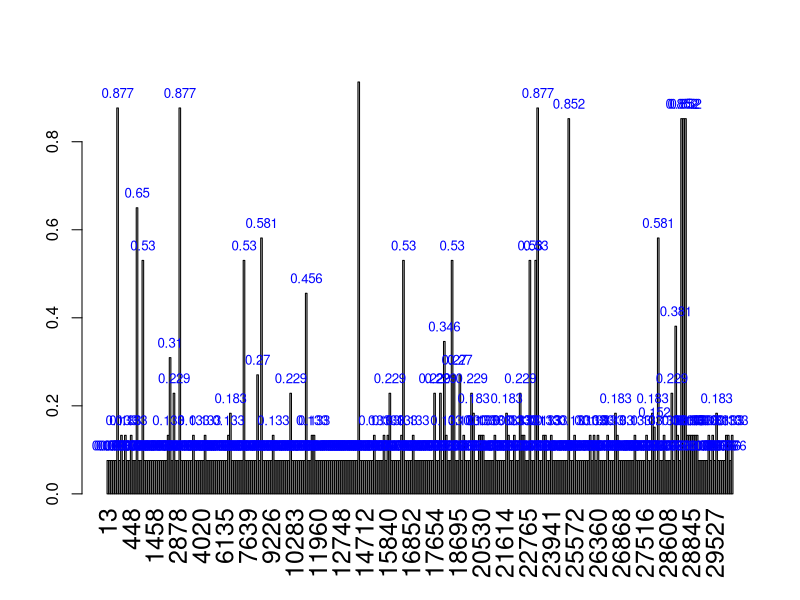
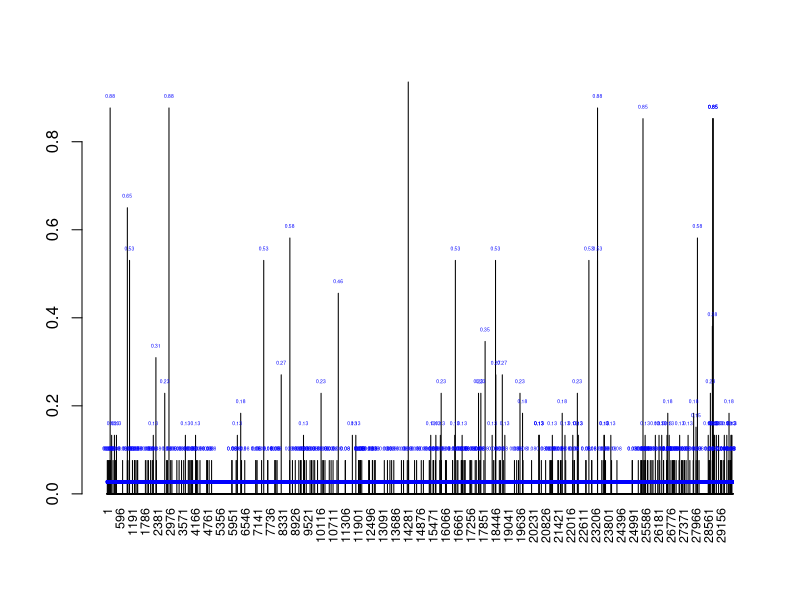

R code for these plots, in order:
data = read.csv(file = "entropies.csv")
xx <- barplot(height = data$entropy[data$entropy > 0])
axis(1, at=xx, labels=data$location[data$entropy > 0], tick=FALSE, las=2, line=-0.5, cex.axis=1.5)
text(x = xx, y = data$entropy[data$entropy > 0], label = round(data$entropy[data$entropy > 0], 3), pos = 3, cex = 0.8, col = "blue")

xx <- barplot(height = data$entropy)
axis(1, at=xx, labels=data$location, tick=FALSE, las=2, line=-0.5, cex.axis=0.75)
text(x = xx, y = data$entropy, label = round(data$entropy, 2), pos = 3, cex = 0.3, col = "blue")
